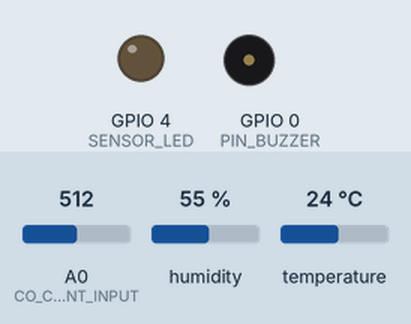
This sketch was run on a simulated ESP8266 (NodeMCU). Parts: output pins drawn as LEDs (lit = HIGH), buzzer (waves = sounding, pin HIGH). The inputs (shaded band) are chosen by the test bench; at power-on: A0 (CO_CONTENT_INPUT) = 512, humidity 55 %, temperature 24 °C. WiFi joins after 1.5 s; servers stay silent unless stated; web services answer with replies made up by the test bench; what the sketch prints to the serial monitor is not drawn.

Above: at 0.0 s.
At 1.6 s:
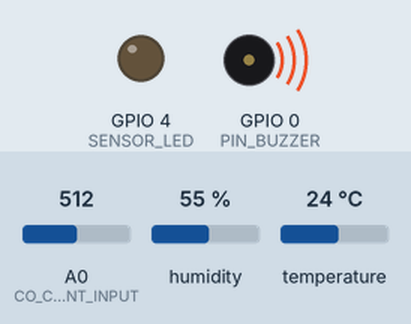
At 71.9 s:
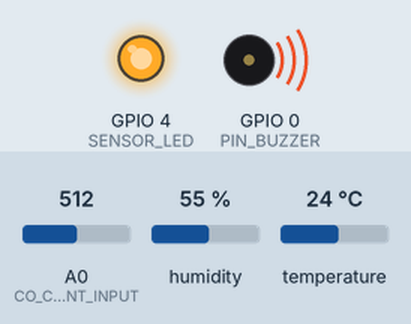
Timing chart, 0 to 73.4 s (numbered marks = the images above):
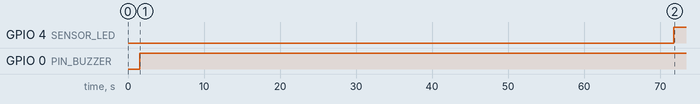

The sketch:

teste-quase-final.ino
```cpp
#include <ESP8266WiFi.h> // Importa a Biblioteca ESP8266WiFi
#include <PubSubClient.h> // Importa a Biblioteca PubSubClien


#define TAMANHO_STRING_SERIAL 30  //8 canais (de 4 bytes de informação cada, em ASCII) e 7 separadores (;) e terminador de string (\0)

#include <ESP8266WiFi.h>
#include <DHT.h>  // Including library for dht

#define DHTPIN 14          //pin where the dht11 is connected

DHT dht(DHTPIN, DHT11);

#define SENSOR_LED                    4
#define CO_CONTENT_INPUT              A0
#define HEATER_5V                     60000
#define HEATER_1_4_V                  90000
#define READING_DELAY_MILLIS          5000
#define PIN_BUZZER 0
const char* g_ssid      = "BIA";
const char* g_password  = "nodemcu123";
const char* g_host      = "184.106.153.149";
const char* g_apiKey   = "R38QN4LKNKG88ISA";

unsigned long g_startMillis;
unsigned long g_switchTimeMillis;
boolean       g_heaterInHighPhase;

char StringLeiturasADC[TAMANHO_STRING_SERIAL];

//Prototypes
void initSerial(void);
void initWiFi(void);

void reconectWiFi(void);

bool VerificaSeHaInformacaoNaSerial(void);


/*
 * Implementações
 */

//Função: inicializa comunicação serial com baudrate 115200 (para comunicação com Arduino Nano)
//Parâmetros: nenhum
//Retorno: nenhum
void initSerial()
{
    Serial.begin(19200);
}

//Função: inicializa e conecta-se na rede WI-FI desejada
//Parâmetros: nenhum
//Retorno: nenhum
void initWiFi()
{
    delay(10);
    reconectWiFi();
}


//Função: reconecta-se ao WiFi
//Parâmetros: nenhum
//Retorno: nenhum
void reconectWiFi()
{
    //se já está conectado a rede WI-FI, nada é feito.
    //Caso contrário, são efetuadas tentativas de conexão
    if (WiFi.status() == WL_CONNECTED)
        return;

    WiFi.begin(g_ssid, g_password); // Conecta na rede WI-FI

    while (WiFi.status() != WL_CONNECTED)
        delay(100);
}


//Função: verifica se há informações sendo recebidas na serial.
//        Em caso positivo, as recebe e armazena (para futuro envio por MQTT)
//Parâmetros: nenhum
//Retorno: true: ha informações recebidas
//         false: não ha informações recebidas
bool VerificaSeHaInformacaoNaSerial(void)
{
  char c;
  char i;

  if (Serial.available() <= 0)
    return false;

  //há dados sendo recebidos. Limpa buffer de recepção:
  memset(StringLeiturasADC,0,TAMANHO_STRING_SERIAL);

  //pega a string toda (até \0).
  i=0;
  do {
    c = Serial.read();
    if (c != '\0')
    {
      StringLeiturasADC[i] = c;
      i++;
    }
  } while (c != '\0');

  return true;
}


void setup()
{
    initSerial();
    initWiFi();
Serial.begin(115200);
  Serial.println();
  Serial.println();
  pinMode(PIN_BUZZER, OUTPUT);
  Serial.print("Connecting to ");
  Serial.println(g_ssid);

  WiFi.begin(g_ssid, g_password);

  while (WiFi.status() != WL_CONNECTED) {
    delay(500);
    Serial.print(".");
  }

  Serial.println("");
  Serial.println("WiFi connected");
  Serial.println("IP address: ");
  Serial.println(WiFi.localIP());

  pinMode(SENSOR_LED, OUTPUT);

  g_startMillis = millis();

  switchHeaterHigh();

  Serial.println("Elapsed Time (s), Gas Level");


}

void loop()
{
  if(g_heaterInHighPhase){
    // 5v phase of cycle. see if need to switch low yet
    if(millis() > g_switchTimeMillis) {
      switchHeaterLow();
    }
  }
  else {
    // 1.4v phase of cycle. see if need to switch high yet
    if(millis() > g_switchTimeMillis) {
      switchHeaterHigh();
    }
  }

  presentGasLevel();
  delay(READING_DELAY_MILLIS);

 Serial.println(StringLeiturasADC[0]);

  WiFiClient client;
  const int l_httpPort = 80;
  if (!client.connect(g_host, l_httpPort)) {
    Serial.println("Thingspeak Connection Failed");
    return;
  }
  String url = "/update?key=";
  url += g_apiKey;
  url +="&field4=";
  url += String(StringLeiturasADC[0]);


  client.print(String("GET ") + url + " HTTP/1.1\r\n" +
             "Host: " + g_host + "\r\n" +
             "Connection: close\r\n\r\n");
   while(client.available()){
    String line = client.readStringUntil('\r');
    Serial.print(line);

}
}

/*********************************************************************************
Function Name         : turnHeaterHigh
Description           : Trun on the Heater by Providing 5V to the CO Sensor
Parameters            : void
Return                : void
*********************************************************************************/
void switchHeaterHigh(void){
  // 5v phase
  digitalWrite(SENSOR_LED, LOW);
  g_heaterInHighPhase = true;
  g_switchTimeMillis = millis() + HEATER_5V;
}

/*********************************************************************************
Function Name         : turnHeaterLow
Description           : Trun off the Heater by Providing 1.4V to the CO Sensor
Parameters            : void
Return                : void
*********************************************************************************/
void switchHeaterLow(void){
  // 1.4v phase
  digitalWrite(SENSOR_LED, HIGH);
  g_heaterInHighPhase = false;
  g_switchTimeMillis = millis() + HEATER_1_4_V;
}


/*********************************************************************************
Function Name         : presentGasLevel
Description           : read the present CO content in the Air as a analog value
Parameters            : void
Return                : void
*********************************************************************************/
void presentGasLevel(){

   float h = dht.readHumidity();
      float t = dht.readTemperature();

              if (isnan(h) || isnan(t))
                 {
                     Serial.println("Failed to read from DHT sensor!");
                      return;
                 }
  unsigned int l_gasLevel = analogRead(CO_CONTENT_INPUT);
  unsigned int time = (millis() - g_startMillis) / 1000;
  Serial.print(l_gasLevel);
  if (l_gasLevel > 25){//SE VALOR LIDO NO PINO ANALÓGICO FOR MAIOR QUE O VALOR LIMITE, FAZ
  digitalWrite(PIN_BUZZER, HIGH);
  }
  //LOW : nenhum movimento detectado
  else{
    //desativa o buzzer
    digitalWrite(PIN_BUZZER, LOW);
  }

  WiFiClient client;
  const int l_httpPort = 80;
  if (!client.connect(g_host, l_httpPort)) {
    Serial.println("Thingspeak Connection Failed");
    return;
  }

  String url = "/update?key=";
  url += g_apiKey;
  url +="&field1=";
  url += String(t);
  url +="&field2=";
  url += String(h);
  url += "&field3=";
  url += String(l_gasLevel);
  //Serial.println(url);

  client.print(String("GET ") + url + " HTTP/1.1\r\n" +
             "Host: " + g_host + "\r\n" +
             "Connection: close\r\n\r\n");
  delay(10);

    Serial.print("Temperature: ");
                             Serial.print(t);
                             Serial.print(" degrees Celcius, Humidity: ");
                             Serial.print(h);
                             Serial.println("%. Send to Thingspeak.");


          Serial.println("Waiting...");
  while(client.available()){
    String line = client.readStringUntil('\r');
    Serial.print(line);
  }
  Serial.print("ThingSpeak Connection Closed");
  delay(10000);

}
```

Measured:
- by itself, GPIO 4 (SENSOR_LED): LOW → HIGH at 71.8 s
- by itself, GPIO 0 (PIN_BUZZER): LOW → HIGH at 1.5 s
